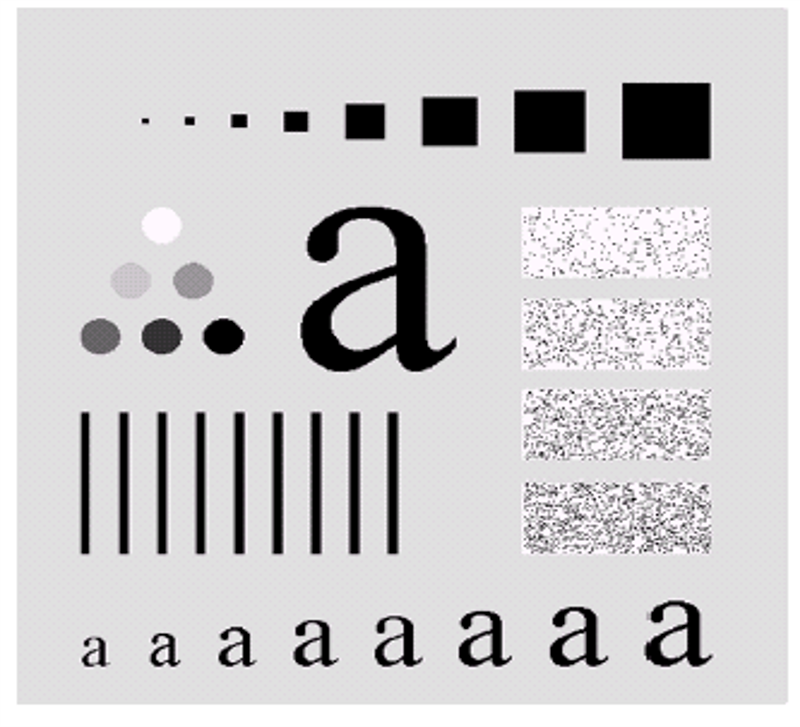
#> input picture DIP Final Practise/problem 4/image/4a.png, 800 x 727 px
$ python 4a.py
#> lines starting #> are read from the running program, lines starting #| are printed output that depends on the picture
#(a)	Apply 4th order Butterworth and Gaussian low pass filter to analyze their performance quantitatively

import cv2
import numpy as np
import matplotlib.pyplot as plt

# -------------------------------
# Butterworth Low Pass Filter using ogrid
# -------------------------------
def apply_butterworth_filter(fft_image, order, cutoff):
    h, w = fft_image.shape
    y, x = np.ogrid[:h, :w]  # Efficient grid creation
    D = np.sqrt((x - w / 2) ** 2 + (y - h / 2) ** 2)

    H = 1 / (1 + (D / cutoff) ** (2 * order))  # Butterworth formula
    filtered_image = fft_image * H
    result = np.fft.ifft2(np.fft.ifftshift(filtered_image))
    return np.abs(result)

# -------------------------------
# Gaussian Low Pass Filter using ogrid
# -------------------------------
def apply_gaussian_filter(fft_image, cutoff):
    h, w = fft_image.shape
    y, x = np.ogrid[:h, :w]  # Efficient grid creation
    D = np.sqrt((x - w / 2) ** 2 + (y - h / 2) ** 2)

    H = np.exp(-(D ** 2) / (2 * (cutoff ** 2)))  # Gaussian formula
    filtered_image = fft_image * H
    result = np.fft.ifft2(np.fft.ifftshift(filtered_image))
    return np.abs(result)

# -------------------------------
# Load Grayscale Image
# -------------------------------
image = cv2.imread("image/4a.png", cv2.IMREAD_GRAYSCALE)
#> image: shape (727, 800); min 0, max 255, mean 206.3
plt.imshow(image, cmap='gray')
plt.title("Original Image")
plt.show()

# -------------------------------
# Add Gaussian Noise
# -------------------------------
mean, std_dev = 7, 13
gaussian_noise = np.random.normal(mean, std_dev, image.shape).astype(np.float32)

#এখানে mean হলো গাউসিয়ান নয়েজের গড় (মাঝের মান), আর std_dev হলো standard deviation, মানে নয়েজের ছড়িয়ে থাকার পরিমাণ।
#এই ক্ষেত্রে গড় = ৭ এবং standard deviation = ১৩।
#এই লাইনে np.random.normal() ব্যবহার করে image.shape অনুযায়ী (অর্থাৎ ইমেজের আকার অনুযায়ী) গাউসিয়ান নয়েজ তৈরি করা হয়েছে।
# এই নয়েজ হবে float32 টাইপে কনভার্ট করা, যাতে গাণিতিক অপারেশন ঠিকমতো হয়।

noisy_image = image.astype(np.float32) + gaussian_noise
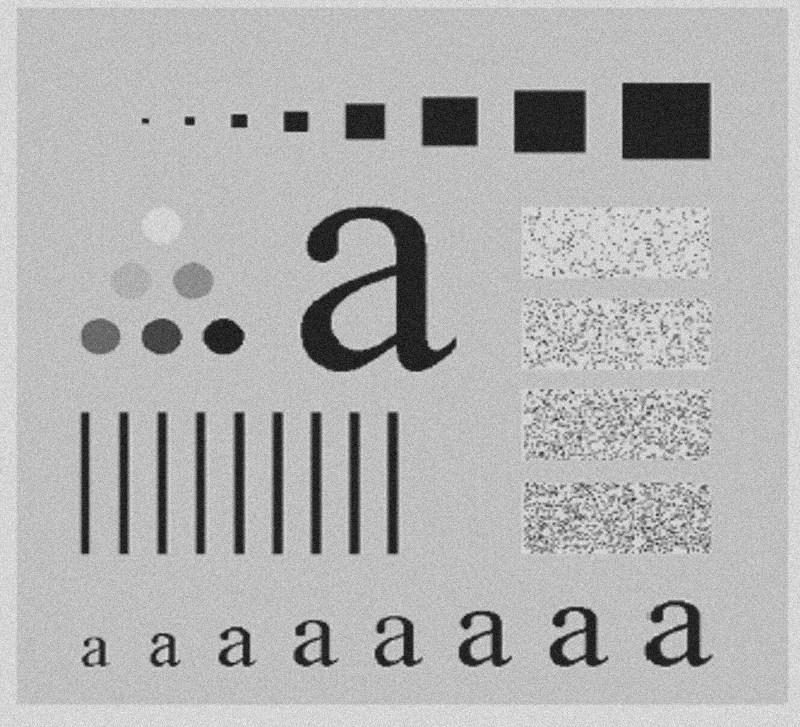
#> noisy_image: shape (727, 800) float32; min -43.7, max 321.5, mean 213.3; drawn with min black and max white
noisy_image = np.clip(noisy_image, 0, 255).astype(np.uint8)

#এখানে মূল ইমেজকে float32 টাইপে কনভার্ট করে গাউসিয়ান নয়েজ যোগ করা হয়েছে।
#ইমেজে নয়েজ যুক্ত হচ্ছে এখন।
#np.clip() ফাংশন ব্যবহার করে নিশ্চিত করা হয়েছে যে ইমেজের সব পিক্সেল ভ্যালু 0 থেকে 255-এর মধ্যে থাকে।


plt.imshow(noisy_image, cmap='gray')
plt.title("Image with Gaussian Noise")
plt.show()

# -------------------------------
# Apply FFT to Noisy Image
# -------------------------------
fft_image = np.fft.fftshift(np.fft.fft2(noisy_image))

# -------------------------------
# Apply Butterworth Filter
# -------------------------------
butter_img = apply_butterworth_filter(fft_image, order=2, cutoff=25)
#> in apply_butterworth_filter, `return np.abs(result)`:
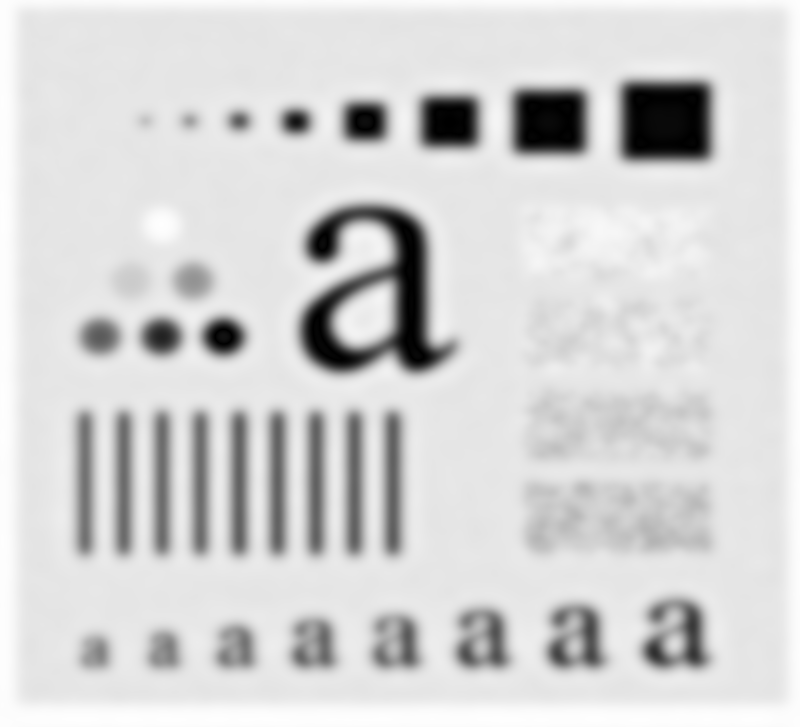
#> returned value: shape (727, 800) float64; min 0.0464, max 254.4, mean 212
plt.imshow(butter_img, cmap='gray')
plt.title("After Butterworth Filter")
plt.show()

# -------------------------------
# Apply Gaussian Filter
# -------------------------------
gaussian_img = apply_gaussian_filter(fft_image, cutoff=25)
plt.imshow(gaussian_img, cmap='gray')
plt.title("After Gaussian Filter")
plt.show()
